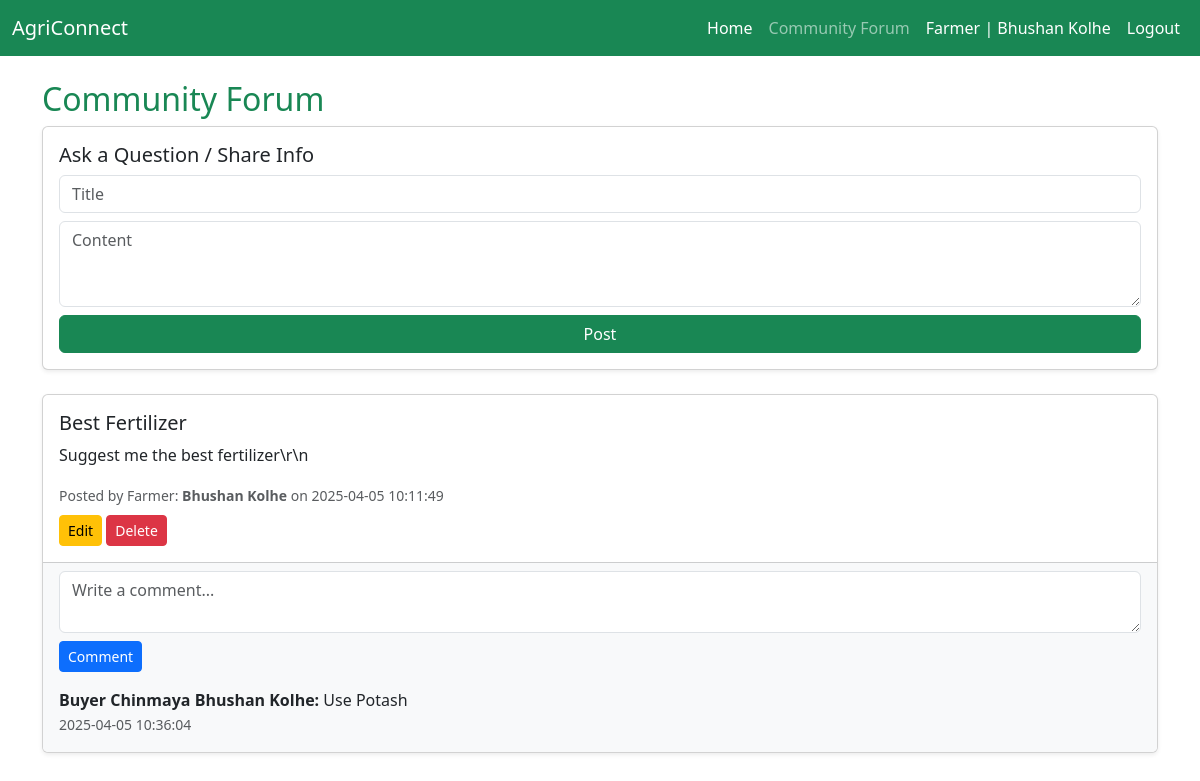
Page /community/community_forum.php (signed in) on the committed database.
### tables this page shows
CREATE TABLE `farmers` (
  `id` int(11) NOT NULL,
  `email` varchar(255) NOT NULL,
  `password` varchar(255) NOT NULL,
  `name` varchar(100) DEFAULT NULL,
  `phone` varchar(15) DEFAULT NULL,
  `location` varchar(100) DEFAULT NULL
);

CREATE TABLE `community_posts` (
  `id` int(11) NOT NULL,
  `user_id` int(11) NOT NULL,
  `role` enum('farmer','buyer') NOT NULL,
  `title` varchar(255) NOT NULL,
  `content` text NOT NULL,
  `created_at` timestamp NOT NULL DEFAULT current_timestamp()
);

CREATE TABLE `community_comments` (
  `id` int(11) NOT NULL,
  `post_id` int(11) NOT NULL,
  `user_id` int(11) NOT NULL,
  `role` enum('farmer','buyer') NOT NULL,
  `comment` text NOT NULL,
  `created_at` timestamp NOT NULL DEFAULT current_timestamp()
);

CREATE TABLE `buyers` (
  `id` int(11) NOT NULL,
  `email` varchar(255) NOT NULL,
  `password` varchar(255) NOT NULL,
  `name` varchar(100) DEFAULT NULL,
  `phone` varchar(15) DEFAULT NULL,
  `company` varchar(100) DEFAULT NULL
);

### community/community_forum.php (the view, shortened to what this page needs)
<?php
include '../config/db_connect.php';
$user_id = $_SESSION['user_id'];
$user_role = $_SESSION['role'];
function getUserName($conn, $role, $id) {
    $tableMap = [
        'farmer' => 'farmers',
        'buyer' => 'buyers',
        'insurance_agent' => 'insurance_agents',
        'admin' => 'admins'
    ];
    $table = $tableMap[$role];
    $result = mysqli_query($conn, "SELECT name FROM $table WHERE id = $id");
    if ($row = mysqli_fetch_assoc($result)) {
        return $row['name'];
    } else {
        return 'Unknown';
    }
}
?>
<!DOCTYPE html>
<html lang="en">
<head>
    <link href="https://cdn.jsdelivr.net/npm/bootstrap@5.3.0/dist/css/bootstrap.min.css" rel="stylesheet">
</head>
<body>
<?php
$home_link = "#";
if ($user_role == 'farmer') {
    $home_link = '../dashboard/farmer_dashboard.php';
} elseif ($user_role == 'buyer') {
    $home_link = '../dashboard/buyer_dashboard.php';
}
?>
<nav class="navbar navbar-expand-lg navbar-dark bg-success">
  <div class="container-fluid">
    <a class="navbar-brand" href="<?= $home_link ?>">AgriConnect</a>
    <div class="collapse navbar-collapse" id="navbarNav">
      <ul class="navbar-nav ms-auto">
        <li class="nav-item">
          <a class="nav-link active" href="<?= $home_link ?>">Home</a>
        </li>
        <li class="nav-item">
          <a class="nav-link" href="community_forum.php">Community Forum</a>
        </li>
        <li class="nav-item">
          <span class="nav-link text-white"><?= ucfirst($user_role) ?> | <?= getUserName($conn, $user_role, $user_id) ?></span>
        </li>
        <li class="nav-item">
          <a class="nav-link text-white" href="../auth/logout.php">Logout</a>
        </li>
      </ul>
    </div>
  </div>
</nav>
<div class="container mt-4">
    <h2 class="text-success">Community Forum</h2>
    <form method="post" class="card p-3 mb-4 shadow-sm">
        <h5>Ask a Question / Share Info</h5>
        <input type="text" name="title" class="form-control mb-2" placeholder="Title" required>
        <textarea name="content" class="form-control mb-2" placeholder="Content" rows="3" required></textarea>
        <button name="post_submit" class="btn btn-success">Post</button>
    </form>
    <?php
    $query = "SELECT * FROM community_posts ORDER BY created_at DESC";
    $posts = mysqli_query($conn, $query);
    while ($post = mysqli_fetch_assoc($posts)) {
        $poster_name = getUserName($conn, $post['role'], $post['user_id']);
    ?>
        <div class="card mb-3 shadow-sm">
            <div class="card-body">
                <h5><?= htmlspecialchars($post['title']) ?></h5>
                <p><?= nl2br(htmlspecialchars($post['content'])) ?></p>
                <small class="text-muted">Posted by <?= ucfirst($post['role']) ?>: <strong><?= htmlspecialchars($poster_name) ?></strong> on <?= $post['created_at'] ?></small>
                <?php if ($post['user_id'] == $user_id && $post['role'] == $user_role): ?>
                    <div class="mt-2">
                        <a href="edit_post.php?id=<?= $post['id'] ?>" class="btn btn-warning btn-sm">Edit</a>
                        <a href="delete_post.php?id=<?= $post['id'] ?>" class="btn btn-danger btn-sm" onclick="return confirm('Are you sure you want to delete this post?')">Delete</a>
                    </div>
                <?php endif; ?>
            </div>
            <div class="card-footer bg-light">
                <form method="post" class="mb-3">
                    <textarea name="comment" class="form-control mb-2" rows="2" placeholder="Write a comment..." required></textarea>
                    <button name="comment_submit" class="btn btn-primary btn-sm">Comment</button>
                </form>
                <?php
                $post_id = $post['id'];
                $comment_query = "SELECT * FROM community_comments WHERE post_id = $post_id ORDER BY created_at ASC";
                $comments = mysqli_query($conn, $comment_query);
                while ($comment = mysqli_fetch_assoc($comments)) {
                    $commenter_name = getUserName($conn, $comment['role'], $comment['user_id']);
                ?>
                    <div class="mb-2">
                        <strong><?= ucfirst($comment['role']) ?> <?= htmlspecialchars($commenter_name) ?>:</strong>
                        <?= nl2br(htmlspecialchars($comment['comment'])) ?><br>
                        <small class="text-muted"><?= $comment['created_at'] ?></small>
                    </div>
                <?php } ?>
            </div>
        </div>
    <?php } ?>
</div>
</body>
</html>

### rows in the picture
farmers: name "Bhushan Kolhe"
community_posts: title "Best Fertilizer", content "Suggest me the best fertilizer\\r\\n", role "Farmer", poster_name "Bhushan Kolhe", created_at "2025-04-05 10:11:49"
community_comments: role "Buyer", commenter_name "Chinmaya Bhushan Kolhe", comment "Use Potash", created_at "2025-04-05 10:36:04"

### other values in the picture
$user_role "Farmer"
